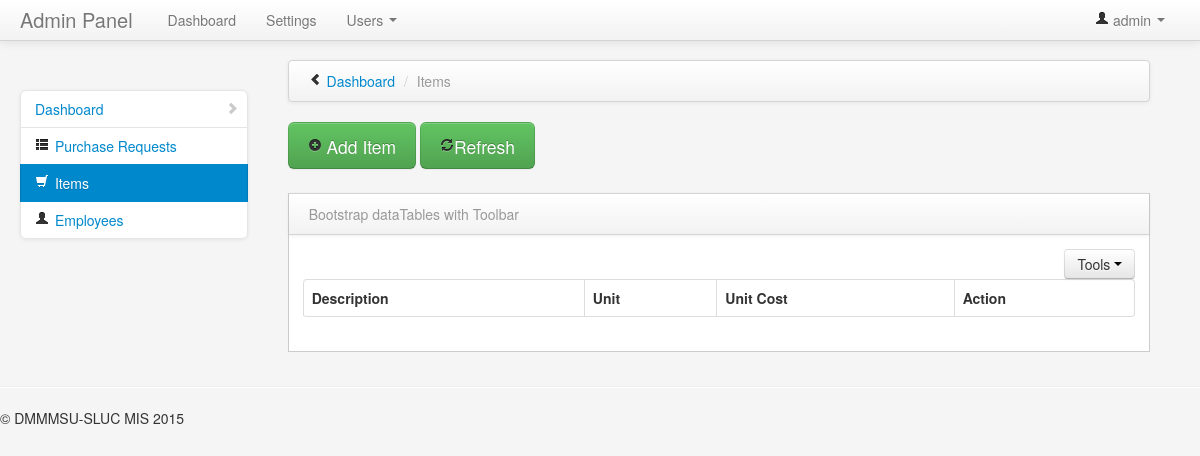
Page /admin/items.php (signed in) on the earlier database version.
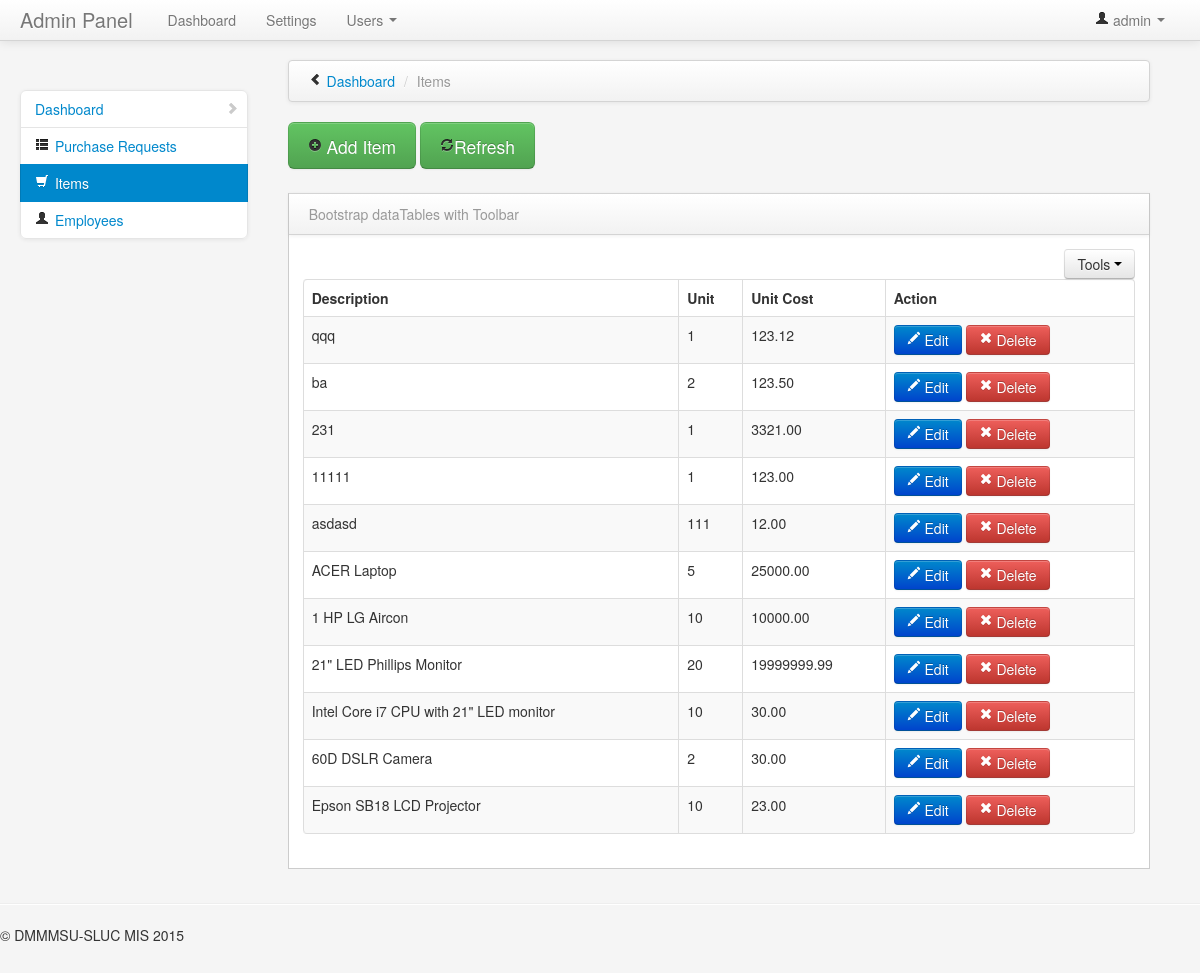
Same page on the later database version.
### tables this page shows
CREATE TABLE IF NOT EXISTS `items` (
  `itemNo` bigint(20) NOT NULL AUTO_INCREMENT,
  `description` varchar(200) NOT NULL,
  `unit` varchar(20) NOT NULL,
  `unitCost` double(18,2) NOT NULL,
  PRIMARY KEY (`itemNo`)
);

### admin/assets/functions.php (called while the page is built, shortened)
<?php
function selectListSQL($q){
	$conn = dbConnect();
	$stmt = $conn->prepare($q);
	$stmt->execute();
	$rows = $stmt->fetchAll();
	return $rows;
}
?>

### admin/items.php (the view, shortened to what this page needs)
<?php
include_once("header.php");
include_once("sidebar.php");
?>
<div class="span9" id="content">
                    <div class="row-fluid">
                        	<div class="navbar">
                            	<div class="navbar-inner">
	                                <ul class="breadcrumb">
	                                    <i class="icon-chevron-left hide-sidebar"><a href='#' title="Hide Sidebar" rel='tooltip'>&nbsp;</a></i>
	                                    <li>
	                                        <a href="#">Dashboard</a> <span class="divider">/</span>
	                                    </li>
	                                    <li class="active">Items</li>
	                                </ul>
                            	</div>
                        	</div>
                    	</div>
					<div class="row-fluid">
                    <p>
											<button id="additem" class="btn btn-large btn-success"><i class="icon-plus-sign"></i> Add Item</button>
											<button id="refreshitem" class="btn btn-large btn-success"><i class="icon-refresh"></i>Refresh</button>
										</p>
					</div>
					<div class="row-fluid" id="itemtable">
                        <div class="block">
                            <div class="navbar navbar-inner block-header">
                                <div class="muted pull-left">Bootstrap dataTables with Toolbar</div>
                            </div>
                            <div class="block-content collapse in">
                                <div class="span12">
                                      <div class="btn-group pull-right">
                                         <button data-toggle="dropdown" class="btn dropdown-toggle">Tools <span class="caret"></span></button>
                                      </div>
                                   </div>
                                    <table cellpadding="0" cellspacing="0" border="0" class="table table-striped table-bordered" id="example2">
                                        <thead>
                                            <tr>
                                                <th>Description</th>
                                                <th>Unit</th>
                                                <th>Unit Cost</th>
												<th>Action</th>
                                            </tr>
                                        </thead>
                                        <tbody>
                                            <?php
											include_once("assets/functions.php");
											$itemlist = selectListSQL("SELECT * FROM items ORDER BY itemNo DESC");
											foreach ($itemlist as $rows => $link) {
												$itemNo = $link['itemNo'];
												$description = $link['description'];
												$unit = $link['unit'];
												$unitcost = $link['unitCost'];
												echo "<tr class='odd gradeX'>";
												echo "<td>$description</td>";
												echo "<td>$unit</td>";
												echo "<td>$unitcost</td>";
												echo "<td class='center'>
													<button class='btn btn-primary' onClick='edititem($itemNo)'><i class='icon-pencil icon-white'></i> Edit</button>
													<button class='btn btn-danger notification' id='notification' onClick='deleteitem($itemNo)'><i class='icon-remove icon-white'></i> Delete</button>
												</td>";
												echo "</tr>";
											}
										?>
                                        </tbody>
                                    </table>
                                </div>
                            </div>
                        </div>
                    </div>
                </div>
<?php include("footer.php");?>

### admin/header.php (shortened to what this page needs)
<?php
include("assets/functions.php");
?>
<!DOCTYPE html>
<html class="no-js">
    <head>
        <link href="bootstrap/css/bootstrap.min.css" rel="stylesheet" media="screen">
        <link href="bootstrap/css/bootstrap-responsive.min.css" rel="stylesheet" media="screen">
        <link href="assets/styles.css" rel="stylesheet" media="screen">
    </head>
    <body>
        <div class="navbar navbar-fixed-top">
            <div class="navbar-inner">
                <div class="container-fluid">
                    <a class="brand" href="#">Admin Panel</a>
                    <div class="nav-collapse collapse">
                        <ul class="nav pull-right">
                            <li class="dropdown">
                                <a href="#" role="button" class="dropdown-toggle" data-toggle="dropdown"> <i class="icon-user"></i> <?php echo $_SESSION['userName']; ?> <i class="caret"></i>
                                </a>
                            </li>
                        </ul>
                        <ul class="nav">
                            <li>
                                <a href="#">Dashboard</a>
                            </li>
                            <li>
                                <a href="#" data-toggle="dropdown" class="dropdown-toggle">Settings
                                </a>
                            </li>
                            <li class="dropdown">
                                <a href="#" role="button" class="dropdown-toggle" data-toggle="dropdown">Users <i class="caret"></i>
                                </a>
                            </li>
                        </ul>
                    </div>
                </div>
            </div>
        </div>

### admin/sidebar.php (shortened to what this page needs)
<?php
	$current_page = basename($_SERVER['PHP_SELF']);
	switch ($current_page) {
    case "items.php":
        $items_class = "class='active'";
        break;
}
?>
<div class="container-fluid">
            <div class="row-fluid">
                <div class="span3" id="sidebar">
                    <ul class="nav nav-list bs-docs-sidenav nav-collapse collapse">
                        <li <?php echo $db_class; ?>>
                            <a href="index.php"><i class="icon-chevron-right"></i> Dashboard</a>
                        </li>
                        <li <?php echo $pr_class; ?>>
                            <a href="prequest.php"><i class="icon-th-list"></i> Purchase Requests</a>
                        </li>
                        <li <?php echo $items_class; ?>>
                            <a href="items.php"><i class="icon-shopping-cart"></i> Items</a>
                        </li>
                        <li <?php echo $emp_class; ?>>
                            <a href="employees.php"><i class="icon-user"></i> Employees</a>
                        </li>
                    </ul>
                </div>

### admin/footer.php (shortened to what this page needs)
</div>
<hr>
            <footer>
                <p>&copy; DMMMSU-SLUC MIS <?php echo date('Y');?></p>
            </footer>
		<link href="vendors/datepicker.css" rel="stylesheet" media="screen">
    </body>
</html>

### admin/assets/styles.css (style rules this page uses)
body { padding-top: 0; padding-bottom: 40px; background-color: #f5f5f5; }
@media (min-width: 979px) { body { padding-top: 60px; } }
#content { margin-left:0px; }
.hide-sidebar, .show-sidebar { cursor: pointer; }
.breadcrumb { margin: 0 0 0px; padding: 10px 0px; background-color: transparent; }
.block { border: 1px solid #ccc; background: white; margin: 1em 0em; border-top: none; }
.block-content { margin: 1em; min-height: .25em; }
.block-header { margin-bottom: 0px; border-right: none; border-left: none; -webkit-border-radius: 0px; -moz-border-radius: 0px; border-radius: 0px; }
.block-header div { padding-top: 10px; }
.bs-docs-sidenav { max-width: 228px; margin: 30px 0 0; padding: 0; background-color: #fff; -webkit-border-radius: 6px; -moz-border-radius: 6px; border-radius: 6px; -webkit-box-shadow: 0 1px 4px rgba(0,0,0,.065); -moz-box-shadow: 0 1px 4px rgba(0,0,0,.065); box-shadow: 0 1px 4px rgba(0,0,0,.065); }
.bs-docs-sidenav > li > a { display: block; width: 190px \9; margin: 0 0 -1px; padding: 8px 14px; border: 1px solid #e5e5e5; }
.bs-docs-sidenav > li:first-child > a { -webkit-border-radius: 6px 6px 0 0; -moz-border-radius: 6px 6px 0 0; border-radius: 6px 6px 0 0; }
.bs-docs-sidenav > li:last-child > a { -webkit-border-radius: 0 0 6px 6px; -moz-border-radius: 0 0 6px 6px; border-radius: 0 0 6px 6px; }
.bs-docs-sidenav > .active > a { position: relative; z-index: 2; padding: 9px 15px; border: 0; text-shadow: 0 1px 0 rgba(0,0,0,.15); -webkit-box-shadow: inset 1px 0 0 rgba(0,0,0,.1), inset -1px 0 0 rgba(0,0,0,.1); -moz-box-shadow: inset 1px 0 0 rgba(0,0,0,.1), inset -1px 0 0 rgba(0,0,0,.1); box-shadow: inset 1px 0 0 rgba(0,0,0,.1), inset -1px 0 0 rgba(0,0,0,.1); }
.bs-docs-sidenav .icon-chevron-right { float: right; margin-top: 2px; margin-right: -6px; opacity: .25; }

Differences in the rows shown:
added items: description "qqq", unit "1", unitCost "123.12"
added items: description "ba", unit "2", unitCost "123.50"
added items: description "231", unit "1", unitCost "3321.00"
added items: description "11111", unit "1", unitCost "123.00"
added items: description "asdasd", unit "111", unitCost "12.00"
added items: description "ACER Laptop", unit "5", unitCost "25000.00"
added items: description "1 HP LG Aircon", unit "10", unitCost "10000.00"
added items: description "21\" LED Phillips Monitor", unit "20", unitCost "19999999.99"
added items: description "Intel Core i7 CPU with 21\" LED monitor", unit "10", unitCost "30.00"
added items: description "60D DSLR Camera", unit "2", unitCost "30.00"
added items: description "Epson SB18 LCD Projector", unit "10", unitCost "23.00"
